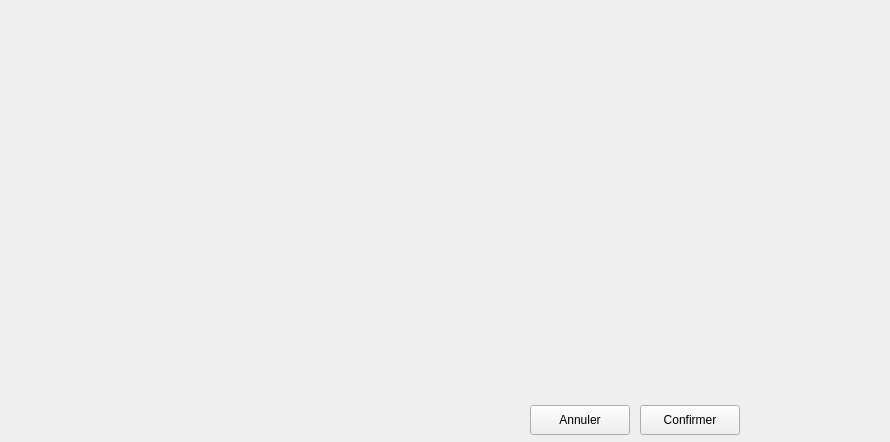
      <widget class="QWidget" name="page_11">
       <property name="geometry">
        <rect>
         <x>0</x>
         <y>0</y>
         <width>890</width>
         <height>442</height>
        </rect>
       </property>
       <attribute name="label">
        <string>Modifier une Personne existante</string>
       </attribute>
       <widget class="QLabel" name="label_124">
        <property name="geometry">
         <rect>
          <x>840</x>
          <y>0</y>
          <width>51</width>
          <height>51</height>
         </rect>
        </property>
        <property name="text">
         <string/>
        </property>
        <property name="pixmap">
         <pixmap>ressources/modifier.png</pixmap>
        </property>
       </widget>
       <widget class="QPushButton" name="btAnnulerPersMod">
        <property name="geometry">
         <rect>
          <x>530</x>
          <y>405</y>
          <width>100</width>
          <height>30</height>
         </rect>
        </property>
        <property name="text">
         <string>Annuler</string>
        </property>
        <property name="icon">
         <iconset>
          <normaloff>ressources/ButtonClose.png</normaloff>ressources/ButtonClose.png</iconset>
        </property>
       </widget>
       <widget class="QPushButton" name="btOkPersMod">
        <property name="geometry">
         <rect>
          <x>640</x>
          <y>405</y>
          <width>100</width>
          <height>30</height>
         </rect>
        </property>
        <property name="text">
         <string>Confirmer</string>
        </property>
        <property name="icon">
         <iconset>
          <normaloff>ressources/bt_ok.png</normaloff>ressources/bt_ok.png</iconset>
        </property>
       </widget>
      </widget>
